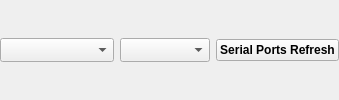
                        <widget class="QWidget" name="serial_connect_page">
                         <layout class="QHBoxLayout" name="horizontalLayout">
                          <property name="leftMargin">
                           <number>0</number>
                          </property>
                          <property name="topMargin">
                           <number>0</number>
                          </property>
                          <property name="rightMargin">
                           <number>0</number>
                          </property>
                          <property name="bottomMargin">
                           <number>0</number>
                          </property>
                          <property name="spacing">
                           <number>6</number>
                          </property>
                          <item>
                           <widget class="ComboBoxElideLeft" name="serial_ports_cb">
                            <property name="sizePolicy">
                             <sizepolicy hsizetype="Expanding" vsizetype="Fixed">
                              <horstretch>0</horstretch>
                              <verstretch>0</verstretch>
                             </sizepolicy>
                            </property>
                            <property name="toolTip">
                             <string>Available serial ports.</string>
                            </property>
                            <property name="statusTip">
                             <string>Available serial ports.</string>
                            </property>
                            <property name="sizeAdjustPolicy">
                             <enum>QComboBox::SizeAdjustPolicy::AdjustToMinimumContentsLengthWithIcon</enum>
                            </property>
                            <property name="minimumContentsLength">
                             <number>8</number>
                            </property>
                           </widget>
                          </item>
                          <item>
                           <widget class="QComboBox" name="serial_baud_cb">
                            <property name="sizePolicy">
                             <sizepolicy hsizetype="Expanding" vsizetype="Fixed">
                              <horstretch>0</horstretch>
                              <verstretch>0</verstretch>
                             </sizepolicy>
                            </property>
                            <property name="toolTip">
                             <string>Serial port baudrate [bps]</string>
                            </property>
                            <property name="statusTip">
                             <string>Serial port baudrate [bps]</string>
                            </property>
                            <property name="currentText">
                             <string/>
                            </property>
                            <property name="sizeAdjustPolicy">
                             <enum>QComboBox::SizeAdjustPolicy::AdjustToMinimumContentsLengthWithIcon</enum>
                            </property>
                            <property name="minimumContentsLength">
                             <number>5</number>
                            </property>
                           </widget>
                          </item>
                          <item>
                           <widget class="QPushButton" name="refresh_pb">
                            <property name="sizePolicy">
                             <sizepolicy hsizetype="Expanding" vsizetype="Fixed">
                              <horstretch>0</horstretch>
                              <verstretch>0</verstretch>
                             </sizepolicy>
                            </property>
                            <property name="font">
                             <font>
                              <bold>true</bold>
                             </font>
                            </property>
                            <property name="statusTip">
                             <string>Refresh serial port list.</string>
                            </property>
                            <property name="text">
                             <string>Serial Ports Refresh</string>
                            </property>
                            <property name="checkable">
                             <bool>false</bool>
                            </property>
                           </widget>
                          </item>
                         </layout>
                        </widget>
